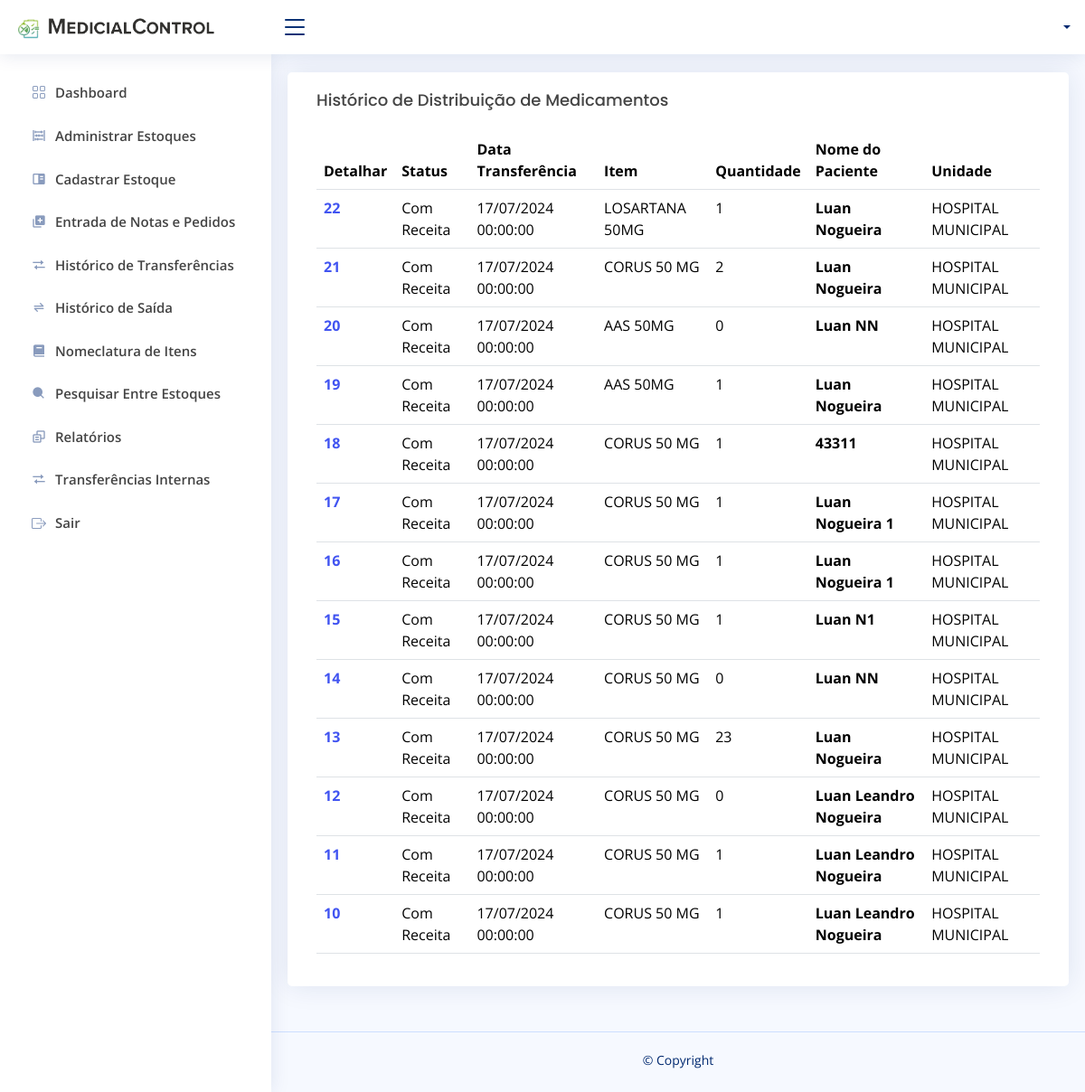
Page /historicoDeSaida.php on the committed database.
### tables this page shows
CREATE TABLE `tb_saida` (
  `id_saida` int(11) NOT NULL,
  `status_receita_saida` varchar(20) NOT NULL,
  `id_remedio_saida` int(11) NOT NULL,
  `remedio_saida` varchar(220) NOT NULL,
  `quantidade_saida` int(11) NOT NULL,
  `sus_saida` varchar(220) NOT NULL,
  `nome_paciente_saida` varchar(220) NOT NULL,
  `n_receita_saida` varchar(100) NOT NULL,
  `observacao_saida` text NOT NULL,
  `sessao_saida` varchar(100) NOT NULL,
  `data_saida` datetime NOT NULL,
  `estoque_saida` int(11) NOT NULL
);

CREATE TABLE `tb_estoques` (
  `id_estoque` int(11) NOT NULL,
  `nome_estoque` varchar(140) NOT NULL
);

### controladores/Classes.php (called while the page is built, shortened)
<?php
class Saida
{
    private $conexao;
    public function __construct()
    {
        $this->conexao = new Conexao();
    }
    public function chamaSaida()
    {
        $conn = $this->conexao->Conectar();
        $query = "SELECT
        s.id_saida,
        s.status_receita_saida,
        s.id_remedio_saida,
        s.remedio_saida,
        s.quantidade_saida,
        s.sus_saida,
        s.nome_paciente_saida,
        s.n_receita_saida,
        s.observacao_saida,
        s.sessao_saida,
        s.data_saida,
        s.estoque_saida,
        e.nome_estoque
    FROM
        tb_saida s
    JOIN
        tb_estoques e ON s.estoque_saida = e.id_estoque
    ORDER BY
        s.id_saida DESC ";
        $stmt = $conn->prepare($query);
        $stmt->execute();
        $r = [];
        while ($retorno = $stmt->fetch(PDO::FETCH_ASSOC)) {
            $r[] = $retorno;
        };
        return $r;
    }
}

### historicoDeSaida.php (the view, shortened to what this page needs)
<?php
  include "controladores/Controller.php";
  include "controladores/Classes.php";
  $func = new Saida;
  $retorno = $func->chamaSaida();
?>
<!DOCTYPE html>
<html lang="pt-br">
<head>
</head>
<body>
  <header id="header" class="header fixed-top d-flex align-items-center">
    <nav class="header-nav ms-auto">
      <ul class="d-flex align-items-center">
        <?php echo Perfil() ?>
      </ul>
    </nav>
  </header>
  <aside id="sidebar" class="sidebar">
    <?php echo sideBar()?>
  </aside>
  <main id="main" class="main">
    <section class="section">
      <div class="row">
      <div class="card">
            <div class="card-body">
              <h5 class="card-title">Histórico de Distribuição de Medicamentos</h5>
              <table class="table datatable">
                <thead>
                  <tr>
                    <th>Detalhar</th>
                    <th>Status</th>
                    <th>Data Transferência</th>
                    <th>Item</th>
                    <th>Quantidade</th>
                    <th>Nome do Paciente</th>
                    <th>Unidade</th>
                  </tr>
                </thead>
                <tbody>
                 <?php foreach ($retorno as $r) { ?>
                  <tr>
                    <td>
                      <strong>
                        <a href="detalhaSaida.php?id=<?=$r['id_saida']?>"><?=$r['id_saida'] ?></a>
                      </strong>
                    </td>
                    <td><?=$r['status_receita_saida'] ?></td>
                    <td><?= date('d/m/Y H:i:s' , strtotime($r['data_saida'])) ?></td>
                    <td><?=$r['remedio_saida'] ?></td>
                    <td><?=$r['quantidade_saida'] ?></td>
                    <td>
                      <strong><?=$r['nome_paciente_saida'] ?></strong>
                    </td>
                    <td><?=$r['nome_estoque']?></td>
                  </tr>
                 <?php } ?>
                </tbody>
              </table>
            </div>
      </div>
      </div>
    </section>
  </main>
  <footer id="footer" class="footer">
    <div class="copyright">
      &copy; Copyright <strong><span></span></strong>
    </div>
    <div class="credits">
    </div>
  </footer>
</body>
</html>

### assets/css/style.css (style rules this page uses)
:root { scroll-behavior: smooth; }
body { font-family: "Open Sans", sans-serif; background: #f6f9ff; color: #444444; }
a { color: #4154f1; text-decoration: none; }
h1, h2, h3, h4, h5, h6 { font-family: "Nunito", sans-serif; }
#main { margin-top: 60px; padding: 20px 30px; transition: all 0.3s; }
.card { margin-bottom: 30px; border: none; border-radius: 5px; box-shadow: 0px 0 30px rgba(1, 41, 112, 0.1); }
.card-title { padding: 20px 0 15px 0; font-size: 18px; font-weight: 500; color: #444444; font-family: "Poppins", sans-serif; }
.card-body { padding: 0 20px 20px 20px; }
.header { transition: all 0.5s; z-index: 997; height: 60px; box-shadow: 0px 2px 20px rgba(1, 41, 112, 0.1); background-color: #fff; padding-left: 20px; }
.header-nav ul { list-style: none; }
.header-nav>ul { margin: 0; padding: 0; }
.sidebar { position: fixed; top: 60px; left: 0; bottom: 0; width: 300px; z-index: 996; transition: all 0.3s; padding: 20px; overflow-y: auto; scrollbar-width: thin; scrollbar-color: #aab7cf transparent; box-shadow: 0px 0px 20px rgba(1, 41, 112, 0.1); background-color: #fff; }
@media (min-width: 1200px) { #main, #footer { margin-left: 300px; } }
.footer { padding: 20px 0; font-size: 14px; transition: all 0.3s; border-top: 1px solid #cddfff; }
.footer .copyright { text-align: center; color: #012970; }
.footer .credits { padding-top: 5px; text-align: center; font-size: 13px; color: #012970; }

### rows in the picture
tb_saida: id_saida "22", status_receita_saida "Com Receita", data_saida "17/07/2024 00:00:00", remedio_saida "LOSARTANA 50MG", quantidade_saida "1", nome_paciente_saida "Luan Nogueira", estoque_saida.nome_estoque "HOSPITAL MUNICIPAL"
tb_saida: id_saida "21", status_receita_saida "Com Receita", data_saida "17/07/2024 00:00:00", remedio_saida "CORUS 50 MG", quantidade_saida "2", nome_paciente_saida "Luan Nogueira", estoque_saida.nome_estoque "HOSPITAL MUNICIPAL"
tb_saida: id_saida "20", status_receita_saida "Com Receita", data_saida "17/07/2024 00:00:00", remedio_saida "AAS 50MG", quantidade_saida "0", nome_paciente_saida "Luan NN", estoque_saida.nome_estoque "HOSPITAL MUNICIPAL"
tb_saida: id_saida "19", status_receita_saida "Com Receita", data_saida "17/07/2024 00:00:00", remedio_saida "AAS 50MG", quantidade_saida "1", nome_paciente_saida "Luan Nogueira", estoque_saida.nome_estoque "HOSPITAL MUNICIPAL"
tb_saida: id_saida "18", status_receita_saida "Com Receita", data_saida "17/07/2024 00:00:00", remedio_saida "CORUS 50 MG", quantidade_saida "1", nome_paciente_saida "43311", estoque_saida.nome_estoque "HOSPITAL MUNICIPAL"
tb_saida: id_saida "17", status_receita_saida "Com Receita", data_saida "17/07/2024 00:00:00", remedio_saida "CORUS 50 MG", quantidade_saida "1", nome_paciente_saida "Luan Nogueira 1", estoque_saida.nome_estoque "HOSPITAL MUNICIPAL"
tb_saida: id_saida "16", status_receita_saida "Com Receita", data_saida "17/07/2024 00:00:00", remedio_saida "CORUS 50 MG", quantidade_saida "1", nome_paciente_saida "Luan Nogueira 1", estoque_saida.nome_estoque "HOSPITAL MUNICIPAL"
tb_saida: id_saida "15", status_receita_saida "Com Receita", data_saida "17/07/2024 00:00:00", remedio_saida "CORUS 50 MG", quantidade_saida "1", nome_paciente_saida "Luan N1", estoque_saida.nome_estoque "HOSPITAL MUNICIPAL"
tb_saida: id_saida "14", status_receita_saida "Com Receita", data_saida "17/07/2024 00:00:00", remedio_saida "CORUS 50 MG", quantidade_saida "0", nome_paciente_saida "Luan NN", estoque_saida.nome_estoque "HOSPITAL MUNICIPAL"
tb_saida: id_saida "13", status_receita_saida "Com Receita", data_saida "17/07/2024 00:00:00", remedio_saida "CORUS 50 MG", quantidade_saida "23", nome_paciente_saida "Luan Nogueira", estoque_saida.nome_estoque "HOSPITAL MUNICIPAL"
tb_saida: id_saida "12", status_receita_saida "Com Receita", data_saida "17/07/2024 00:00:00", remedio_saida "CORUS 50 MG", quantidade_saida "0", nome_paciente_saida "Luan Leandro Nogueira", estoque_saida.nome_estoque "HOSPITAL MUNICIPAL"
tb_saida: id_saida "11", status_receita_saida "Com Receita", data_saida "17/07/2024 00:00:00", remedio_saida "CORUS 50 MG", quantidade_saida "1", nome_paciente_saida "Luan Leandro Nogueira", estoque_saida.nome_estoque "HOSPITAL MUNICIPAL"
tb_saida: id_saida "10", status_receita_saida "Com Receita", data_saida "17/07/2024 00:00:00", remedio_saida "CORUS 50 MG", quantidade_saida "1", nome_paciente_saida "Luan Leandro Nogueira", estoque_saida.nome_estoque "HOSPITAL MUNICIPAL"
